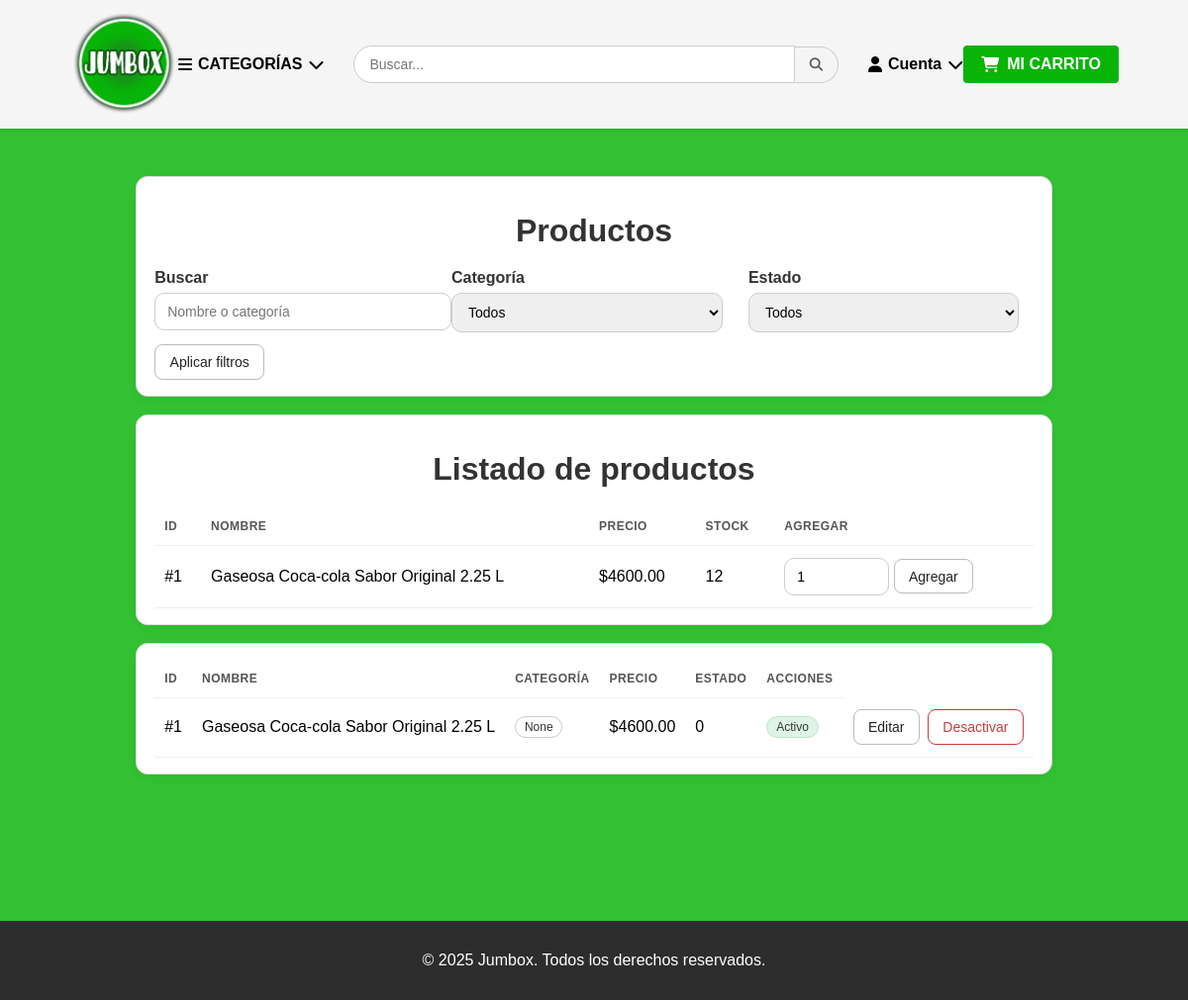
The app's page /productos (signed in) with its own data.
### tables this page shows
CREATE TABLE producto (
  id_producto INTEGER PRIMARY KEY AUTOINCREMENT,
  nombre TEXT NOT NULL,
  precio REAL NOT NULL,
  stock INTEGER NOT NULL,
  fk_categoria INTEGER NOT NULL, imagen BLOB,
  FOREIGN KEY (fk_categoria) REFERENCES categoria(id_categoria)
    ON DELETE NO ACTION ON UPDATE NO ACTION
);

### app.py (the view)
@app.get('/productos')
def productos():
    with get_conn() as conn:
        categorias = listar_categorias(conn)
        productos = conn.execute("""
            SELECT
                id_producto AS id,
                nombre,
                precio,
                stock,
                NULL  AS categoria,
                0     AS stock_minimo,
                1     AS activo
            FROM producto
            ORDER BY id_producto
        """).fetchall()
    return render_template('vista_productos.html', productos=productos, categorias=categorias)

### app.py (called while the page is built)
def get_conn():
    conn = sqlite3.connect(DB_NAME)
    conn.row_factory = sqlite3.Row
    conn.execute("PRAGMA foreign_keys = ON;")
    return conn

def listar_categorias(conn):
    try:
        return [r['nombre'] for r in conn.execute("SELECT nombre FROM categoria ORDER BY nombre").fetchall()]
    except sqlite3.Error:
        return []

### templates/vista_productos.html (shortened to what this page needs)
<!doctype html>
<html lang="es">
<head>
  <link rel="stylesheet" href="{{ url_for('static', filename='style.css') }}">
  <link rel="stylesheet" href="https://cdnjs.cloudflare.com/ajax/libs/font-awesome/6.5.0/css/all.min.css">
</head>
<body>
  <header class="main-header">
    <div class="logo">
        <a href="{{ url_for('home') }}">
            <img src="{{ url_for('static', filename='img/logo.png') }}" alt="Jumbox">
        </a>
    </div>
    <div class="categorias" tabindex="0">
        <div class="cat-btn">
            <i class="fa-solid fa-bars"></i>
            <span>CATEGORÍAS</span>
            <i class="fa-solid fa-chevron-down"></i>
        </div>
    </div>
    <div class="busqueda">
        <input type="text" placeholder="Buscar...">
        <button><i class="fa-solid fa-magnifying-glass"></i></button>
    </div>
    <div class="cuenta" tabindex="0">
        <div class="cuenta-btn">
            <i class="fa-solid fa-user"></i> <span>Cuenta</span> <i class="fa-solid fa-chevron-down"></i>
        </div>
    </div>
    <div class="carrito">
        <a href="{{ url_for('carrito') }}"><i class="fa-solid fa-cart-shopping"></i>MI CARRITO</a>
    </div>
</header>
<main class="contenedor">
  <section class="card">
    <h2>Productos</h2>
    <form method="get" action="{{ url_for('productos') }}" class="grid grid3">
      <div>
        <label for="inp-q">Buscar</label>
        <input id="inp-q" type="text" name="q" value="{{ request.args.get('q','') }}" placeholder="Nombre o categoría">
      </div>
      <div>
        <label for="sel-cat">Categoría</label>
        <select id="sel-cat" name="categoria">
          <option value="">Todos</option>
        </select>
      </div>
      <div>
        <label for="sel-est">Estado</label>
        <select id="sel-est" name="estado">
          <option value="">Todos</option>
        </select>
      </div>
      <div style="grid-column:1/-1">
        <button class="btn">Aplicar filtros</button>
      </div>
    </form>
  </section>
<section class="card">
  <h2>Listado de productos</h2>
  <div class="tabla-wrapper">
    <table class="tabla">
      <thead>
        <tr><th>ID</th><th>Nombre</th><th class="right">Precio</th><th class="center">Stock</th><th class="right">Agregar</th></tr>
      </thead>
      <tbody>
        {% for p in productos %}
        <tr>
          <td>#{{ p.id }}</td>
          <td>{{ p.nombre }}</td>
          <td class="right">${{ '%.2f'|format(p.precio) }}</td>
          <td class="center">{{ p.stock }}</td>
          <td class="right">
            <form method="post" action="{{ url_for('carrito_actualizar_item') }}">
              <input type="number" name="cantidad" min="1" value="1" style="width:80px">
              <button class="btn">Agregar</button>
            </form>
          </td>
        </tr>
        {% else %}
          <tr><td colspan="5" class="center">Sin productos.</td></tr>
        {% endfor %}
      </tbody>
    </table>
  </div>
</section>
  <section class="card">
    <div class="tabla-wrapper">
      <table class="tabla">
        <thead>
          <tr>
            <th>ID</th>
            <th>Nombre</th>
            <th>Categoría</th>
            <th class="right">Precio</th>
            <th class="center">Estado</th>
            <th class="right">Acciones</th>
          </tr>
        </thead>
        <tbody>
        {% if productos and productos|length %}
          {% for p in productos %}
          <tr class="{{ '' if p.activo else 'fila-inactiva' }}">
            <td>#{{ p.id }}</td>
            <td>{{ p.nombre }}</td>
            <td><span class="pill">{{ p.categoria }}</span></td>
            <td class="right">${{ '%.2f'|format(p.precio) }}</td>
            <td class="center">{{ p.stock_minimo }}</td>
            <td class="center">
              {% if p.activo %}
                <span class="pill ok">Activo</span>
              {% else %}
                <span class="pill off">Inactivo</span>
              {% endif %}
            </td>
            <td class="right">
              <div class="acciones">
                <form method="get" action="{{ url_for('productos') }}">
                  <button class="btn">Editar</button>
                </form>
                {% if p.activo %}
                  <form method="post" action="{{ url_for('productos_desactivar', prod_id=p.id) }}">
                    <button class="btn danger">Desactivar</button>
                  </form>
                {% else %}
                  <form method="post" action="{{ url_for('productos_activar', prod_id=p.id) }}">
                    <button class="btn success">Activar</button>
                  </form>
                {% endif %}
              </div>
            </td>
          </tr>
          {% endfor %}
        {% else %}
          <tr><td colspan="7" class="center">No hay productos para mostrar.</td></tr>
        {% endif %}
        </tbody>
      </table>
    </div>
  </section>
</main>
<footer>
  <p>© 2025 Jumbox. Todos los derechos reservados.</p>
</footer>
</body>
</html>

### static/style.css (style rules this page uses)
html, body { height: 100%; margin: 0; }
body { display: flex; flex-direction: column; min-height: 100vh; }
main { flex: 1; }
body { font-family: Arial, sans-serif; background-color: #07b407d2; margin: 0; padding: 0; }
.main-header { display: flex; align-items: center; justify-content: space-between; padding: 8px 30px; background-color: rgb(245, 245, 245); box-shadow: 0 2px 4px rgba(0,0,0,0.1); position: sticky; top: 0; z-index: 10; }
.logo img { width: 110px; height: auto; }
.categorias { position: relative; }
.cat-btn { display: flex; align-items: center; font-weight: bold; cursor: pointer; white-space: nowrap; gap: 6px; }
.busqueda { display: flex; align-items: center; flex: 1; margin: 0 30px; max-width: 600px; }
.busqueda input { flex: 1; padding: 10px 15px; border: 1px solid #ccc; border-radius: 30px 0 0 30px; outline: none; font-size: 14px; }
.busqueda button { background-color: transparent; border: 1px solid #ccc; border-left: none; border-radius: 0 30px 30px 0; padding: 10px 15px; cursor: pointer; color: #555; }
.cuenta { position: relative; }
.cuenta-btn { display: flex; align-items: center; font-weight: bold; cursor: pointer; white-space: nowrap; gap: 6px; }
.carrito a { background-color: #07b407; color: #fff; font-weight: 700; padding: 10px 18px; border-radius: 4px; text-decoration: none; display: flex; align-items: center; gap: 8px; }
footer { background-color: #2d2d2d; color: white; text-align: center; padding: 15px; position: relative; bottom: 0; margin-top: 100px; }
h2 { text-align: center; margin: 20px 0; color: #333; font-size: xx-large; }
.main-header { padding: 8px 70px; }
.contenedor { max-width: 1100px; margin: 30px auto; padding: 0 24px; }
.card { background: #fff; border: 1px solid #ddd; border-radius: 12px; padding: 16px 18px; margin: 18px 0; box-shadow: 0 4px 10px rgba(0,0,0,.04); }
.grid { display: grid; gap: 12px; }
.grid3 { grid-template-columns: 1fr 1fr 1fr; }
.acciones { display: flex; gap: 8px; justify-content: flex-end; }
.btn { display: inline-block; border: 1px solid #bbb; background: #fff; padding: .55rem .9rem; border-radius: 8px; text-decoration: none; color: #222; font-size: 14px; cursor: pointer; }
.btn.danger { border-color: #cc3b3b; color: #cc3b3b; }
label { display: block; font-weight: 600; margin-bottom: 6px; color: #333; }
input, select, textarea { width: 95%; padding: 10px 12px; border: 1px solid #ccc; border-radius: 10px; font-size: 14px; }
.tabla-wrapper { overflow: auto; }
.tabla { width: 100%; border-collapse: collapse; background: #fff; }
.tabla th, .tabla td { padding: 12px 10px; border-bottom: 1px solid #eee; text-align: left; }
.tabla th { font-size: 12px; text-transform: uppercase; letter-spacing: .04em; color: #555; }
.right { text-align: right; }
.center { text-align: center; }
.pill { display: inline-block; padding: .2rem .55rem; border: 1px solid #ccc; border-radius: 999px; font-size: 12px; background: #fff; color: #333; }
.pill.ok { background: #dff4e5; border-color: #bfe6c6; }
td { padding: 12px 10px; border-bottom: 1px solid #eee; text-align: left; }

### records on screen
producto: id "1", nombre "Gaseosa Coca-cola Sabor Original 2.25 L", precio "4600.00", stock "12", categoria "None", stock_minimo "0"
